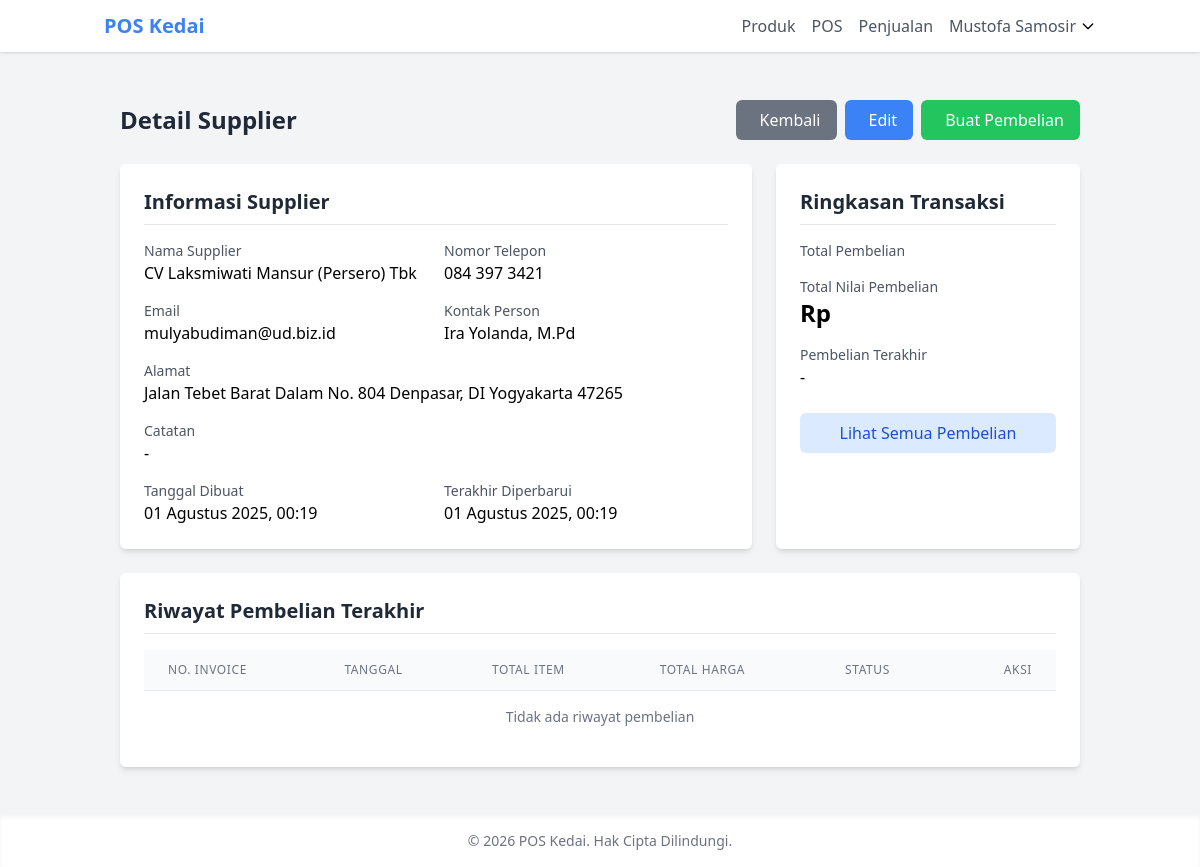
The app's page /inventory/suppliers/1/ (signed in) with its own data.
### core/models.py (models this page shows, shortened)
class User(AbstractUser):
    class Role(models.TextChoices):
        ADMIN = 'ADMIN', _('Admin')
        OWNER = 'OWNER', _('Pemilik Toko')
        EMPLOYEE = 'EMPLOYEE', _('Karyawan')
    username = None
    email = models.EmailField(_('alamat email'), unique=True)
    role = models.CharField(
        max_length=10,
        choices=Role.choices,
        default=Role.EMPLOYEE,
        verbose_name=_('peran')
    )
    phone_number = models.CharField(_('nomor telepon'), max_length=15, blank=True)
    address = models.TextField(_('alamat'), blank=True)
    profile_picture = models.ImageField(
        upload_to='profile_pictures/',
        blank=True,
        null=True,
        verbose_name=_('foto profil')
    )
    date_joined = models.DateTimeField(_('tanggal bergabung'), auto_now_add=True)
    last_login = models.DateTimeField(_('terakhir login'), auto_now=True)
    is_active = models.BooleanField(_('aktif'), default=True)
    objects = UserManager()
    USERNAME_FIELD = 'email'
    REQUIRED_FIELDS = []
    class Meta:
        verbose_name = _('pengguna')
        verbose_name_plural = _('pengguna')
    @property
    def is_admin(self):
        return self.role == self.Role.ADMIN
    @property
    def is_owner(self):
        return self.role == self.Role.OWNER

### inventory/models.py (models this page shows, shortened)
class Supplier(models.Model):
    name = models.CharField(_('nama supplier'), max_length=255)
    contact_person = models.CharField(_('kontak person'), max_length=255, blank=True)
    phone = models.CharField(_('telepon'), max_length=20)
    email = models.EmailField(_('email'), blank=True)
    address = models.TextField(_('alamat'))
    created_at = models.DateTimeField(_('dibuat pada'), auto_now_add=True)
    updated_at = models.DateTimeField(_('diperbarui pada'), auto_now=True)
    class Meta:
        verbose_name = _('supplier')
        verbose_name_plural = _('supplier')
        ordering = ['name']

### inventory/views.py (the view)
# urls.py: path('suppliers/<int:pk>/', views.supplier_detail, name='supplier_detail'),
@login_required
def supplier_detail(request, pk):
    supplier = get_object_or_404(Supplier, pk=pk)
    purchases = Purchase.objects.filter(supplier=supplier).order_by('-purchase_date')
    return render(request, 'inventory/supplier_detail.html', {'supplier': supplier, 'purchases': purchases})

### templates/inventory/supplier_detail.html (shortened to what this page needs)
{% extends 'base/base.html' %}
{% block content %}
<div class="container mx-auto px-4 py-6">
    <div class="flex justify-between items-center mb-6">
        <h1 class="text-2xl font-bold text-gray-800">Detail Supplier</h1>
        <div class="flex space-x-2">
            <a href="{% url 'inventory:supplier_list' %}" class="bg-gray-500 hover:bg-gray-600 text-white py-2 px-4 rounded-md">
                 Kembali
            </a>
            <a href="{% url 'inventory:supplier_edit' supplier.id %}" class="bg-blue-500 hover:bg-blue-600 text-white py-2 px-4 rounded-md">
                 Edit
            </a>
            <a href="{% url 'inventory:add_purchase' %}?supplier={{ supplier.id }}" class="bg-green-500 hover:bg-green-600 text-white py-2 px-4 rounded-md">
                 Buat Pembelian
            </a>
        </div>
    </div>
    <div class="grid grid-cols-1 md:grid-cols-3 gap-6">
        <div class="bg-white shadow-md rounded-md p-6 md:col-span-2">
            <h2 class="text-xl font-semibold mb-4 text-gray-800 border-b pb-2">Informasi Supplier</h2>
            <div class="grid grid-cols-1 md:grid-cols-2 gap-4">
                <div>
                    <p class="text-sm text-gray-600">Nama Supplier</p>
                    <p class="font-medium">{{ supplier.name }}</p>
                </div>
                <div>
                    <p class="text-sm text-gray-600">Nomor Telepon</p>
                    <p class="font-medium">{{ supplier.phone }}</p>
                </div>
                <div>
                    <p class="text-sm text-gray-600">Email</p>
                    <p class="font-medium">{{ supplier.email|default:"-" }}</p>
                </div>
                <div>
                    <p class="text-sm text-gray-600">Kontak Person</p>
                    <p class="font-medium">{{ supplier.contact_person|default:"-" }}</p>
                </div>
                <div class="md:col-span-2">
                    <p class="text-sm text-gray-600">Alamat</p>
                    <p class="font-medium">{{ supplier.address|default:"-" }}</p>
                </div>
                <div class="md:col-span-2">
                    <p class="text-sm text-gray-600">Catatan</p>
                    <p class="font-medium">{{ supplier.notes|default:"-" }}</p>
                </div>
                <div>
                    <p class="text-sm text-gray-600">Tanggal Dibuat</p>
                    <p class="font-medium">{{ supplier.created_at|date:"d F Y, H:i" }}</p>
                </div>
                <div>
                    <p class="text-sm text-gray-600">Terakhir Diperbarui</p>
                    <p class="font-medium">{{ supplier.updated_at|date:"d F Y, H:i" }}</p>
                </div>
            </div>
        </div>
        <div class="bg-white shadow-md rounded-md p-6">
            <h2 class="text-xl font-semibold mb-4 text-gray-800 border-b pb-2">Ringkasan Transaksi</h2>
            <div class="space-y-4">
                <div>
                    <p class="text-sm text-gray-600">Total Pembelian</p>
                </div>
                <div>
                    <p class="text-sm text-gray-600">Total Nilai Pembelian</p>
                    <p class="text-2xl font-bold">Rp {{ total_amount|floatformat:0 }}</p>
                </div>
                <div>
                    <p class="text-sm text-gray-600">Pembelian Terakhir</p>
                    <p class="font-medium">{{ last_purchase.created_at|date:"d F Y"|default:"-" }}</p>
                </div>
            </div>
            <div class="mt-6">
                <a href="{% url 'inventory:purchase_list' %}?supplier={{ supplier.id }}" class="block text-center bg-blue-100 hover:bg-blue-200 text-blue-700 py-2 px-4 rounded-md">
                    Lihat Semua Pembelian
                </a>
            </div>
        </div>
    </div>
    <div class="mt-6 bg-white shadow-md rounded-md p-6">
        <h2 class="text-xl font-semibold mb-4 text-gray-800 border-b pb-2">Riwayat Pembelian Terakhir</h2>
        <div class="overflow-x-auto">
            <table class="min-w-full divide-y divide-gray-200">
                <thead>
                    <tr>
                        <th class="px-6 py-3 bg-gray-50 text-left text-xs font-medium text-gray-500 uppercase tracking-wider">No. Invoice</th>
                        <th class="px-6 py-3 bg-gray-50 text-left text-xs font-medium text-gray-500 uppercase tracking-wider">Tanggal</th>
                        <th class="px-6 py-3 bg-gray-50 text-left text-xs font-medium text-gray-500 uppercase tracking-wider">Total Item</th>
                        <th class="px-6 py-3 bg-gray-50 text-left text-xs font-medium text-gray-500 uppercase tracking-wider">Total Harga</th>
                        <th class="px-6 py-3 bg-gray-50 text-left text-xs font-medium text-gray-500 uppercase tracking-wider">Status</th>
                        <th class="px-6 py-3 bg-gray-50 text-right text-xs font-medium text-gray-500 uppercase tracking-wider">Aksi</th>
                    </tr>
                </thead>
                <tbody class="bg-white divide-y divide-gray-200">
                    {% for purchase in recent_purchases %}
                    <tr>
                        <td class="px-6 py-4 whitespace-nowrap text-sm font-medium text-gray-900">{{ purchase.invoice_number }}</td>
                        <td class="px-6 py-4 whitespace-nowrap text-sm text-gray-500">{{ purchase.created_at|date:"d F Y" }}</td>
                        <td class="px-6 py-4 whitespace-nowrap text-sm text-gray-500">{{ purchase.purchaseitem_set.count }}</td>
                        <td class="px-6 py-4 whitespace-nowrap text-sm text-gray-500">Rp {{ purchase.total_amount|floatformat:0 }}</td>
                        <td class="px-6 py-4 whitespace-nowrap">
                            <span class="px-2 inline-flex text-xs leading-5 font-semibold rounded-full {% if purchase.status == 'RECEIVED' %}bg-green-100 text-green-800{% elif purchase.status == 'PENDING' %}bg-yellow-100 text-yellow-800{% else %}bg-gray-100 text-gray-800{% endif %}">
                                {{ purchase.get_status_display }}
                            </span>
                        </td>
                        <td class="px-6 py-4 whitespace-nowrap text-right text-sm font-medium">
                            <a href="{% url 'inventory:purchase_detail' purchase.id %}" class="text-blue-600 hover:text-blue-900">
                                <i class="fas fa-eye"></i>
                            </a>
                        </td>
                    </tr>
                    {% empty %}
                    <tr>
                        <td colspan="6" class="px-6 py-4 text-center text-sm text-gray-500">Tidak ada riwayat pembelian</td>
                    </tr>
                    {% endfor %}
                </tbody>
            </table>
        </div>
    </div>
</div>
{% endblock %}

### templates/base/base.html (shortened to what this page needs)
<!DOCTYPE html>
<html lang="id">
<head>
    <script src="https://cdn.tailwindcss.com"></script>
</head>
<body class="bg-gray-100 min-h-screen flex flex-col">
    <header class="bg-white shadow">
        <nav class="container mx-auto px-4 py-3 flex justify-between items-center">
            <div class="flex items-center space-x-4">
                <a href="{% url 'dashboard' %}" class="text-xl font-bold text-primary">POS Kedai</a>
            </div>
            <div class="hidden md:flex items-center space-x-4">
                {% if user.is_authenticated %}
                    <a href="{% url 'inventory:product_list' %}" class="text-gray-600 hover:text-primary">Produk</a>
                    <a href="{% url 'inventory:pos' %}" class="text-gray-600 hover:text-primary">POS</a>
                    <a href="{% url 'inventory:sale_list' %}" class="text-gray-600 hover:text-primary">Penjualan</a>
                    <div class="relative" x-data="{ open: false }">
                        <button @click="open = !open" class="flex items-center space-x-1 focus:outline-none">
                            <span class="text-gray-600">{{ user.get_full_name|default:user.email }}</span>
                            <svg class="w-4 h-4" fill="none" stroke="currentColor" viewBox="0 0 24 24" xmlns="http://www.w3.org/2000/svg">
                                <path stroke-linecap="round" stroke-linejoin="round" stroke-width="2" d="M19 9l-7 7-7-7"></path>
                            </svg>
                        </button>
                    </div>
                {% else %}
                    <a href="{% url 'login' %}" class="text-gray-600 hover:text-primary">Login</a>
                {% endif %}
            </div>
        </nav>
    </header>
    <main class="flex-grow container mx-auto px-4 py-6">
        {% block content %}{% endblock %}
    </main>
    <footer class="bg-white shadow-inner py-4">
        <div class="container mx-auto px-4 text-center text-gray-500 text-sm">
            &copy; {% now "Y" %} POS Kedai. Hak Cipta Dilindungi.
        </div>
    </footer>
</body>
</html>

### records on screen
User: get_full_name "Mustofa Samosir"
Supplier: name "CV Laksmiwati Mansur (Persero) Tbk", phone "084 397 3421", email "mulyabudiman@ud.biz.id", contact_person "Ira Yolanda, M.Pd", address "Jalan Tebet Barat Dalam No. 804 Denpasar, DI Yogyakarta 47265", created_at "01 Agustus 2025, 00:19", updated_at "01 Agustus 2025, 00:19"

### other values on screen
{{ supplier.notes|default:"-" }} "-"
{{ last_purchase.created_at|date:"d F Y"|default:"-" }} "-"
